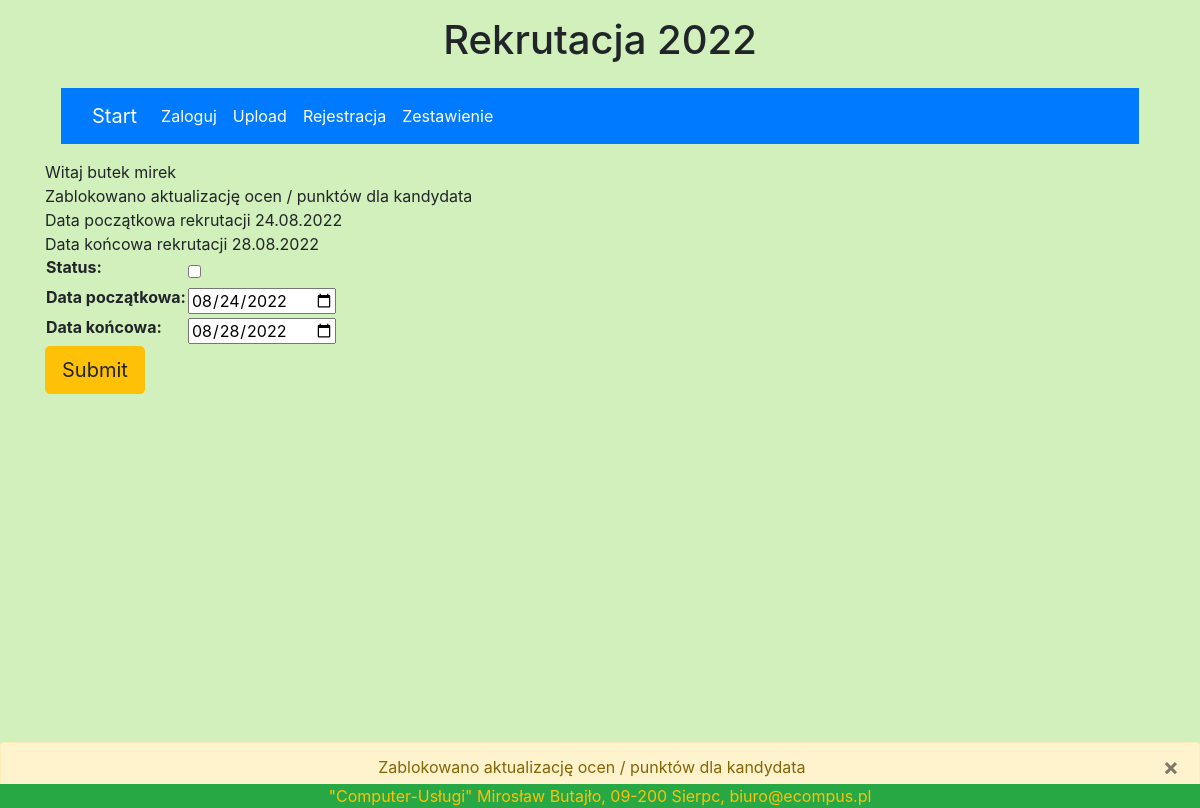
The page /zmienstatus/ (signed in) on the database as committed earlier.
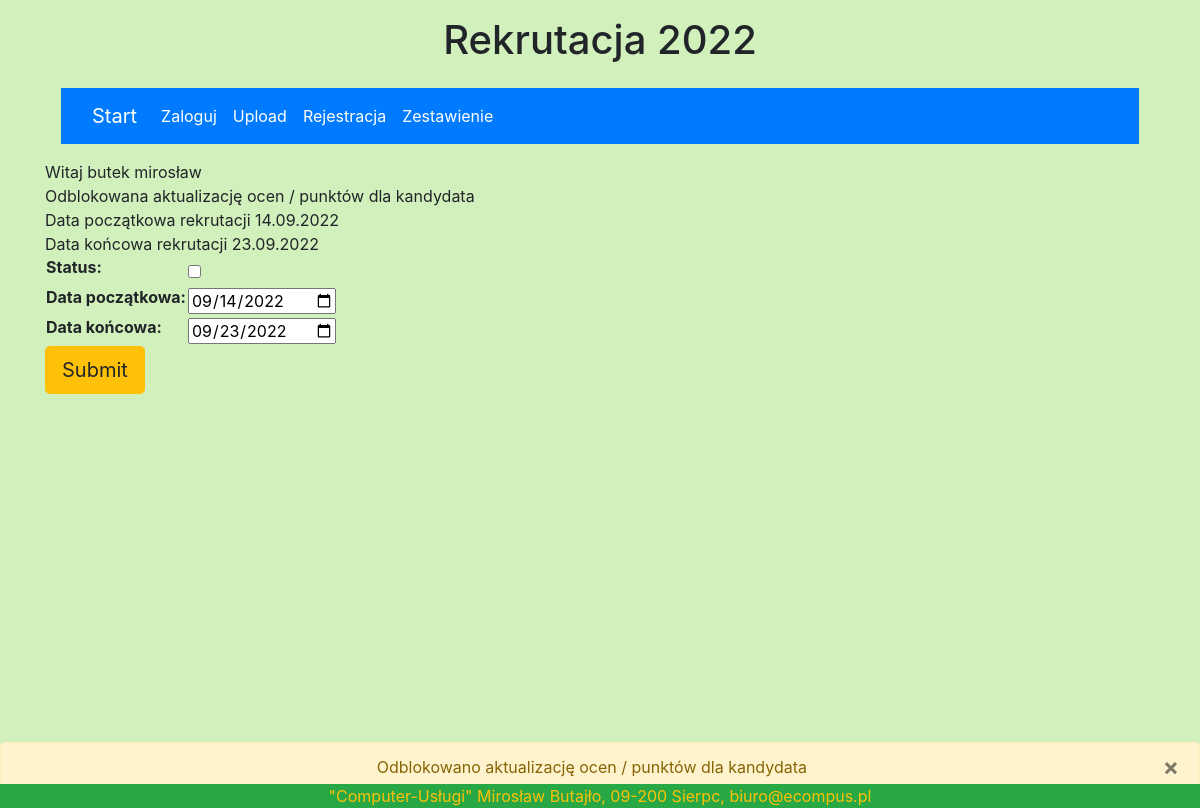
The same page on the database as committed later.
### licznik/models.py (models this page shows, shortened)
class User(AbstractUser):
    username = models.CharField(max_length=30, unique=True, verbose_name='Nazwa użytkownika',
                                help_text='Unikalna nazwa')
    first_name = models.CharField(max_length=200, help_text='Wymagany', verbose_name='Imię')
    second_name = models.CharField(null=True, blank=True, max_length=10, help_text='Opcja', verbose_name='Drugie imię ')
    last_name = models.CharField(max_length=200, help_text='Wymagany', verbose_name='Nazwisko')
    pesel = models.CharField(max_length=11, unique=True, validators=[
        MinLengthValidator(11), MaxLengthValidator(11), f_pesel], help_text='Wymagany')
    email = models.EmailField('email adress', unique=True, help_text='Wymagany')
    REQUIRED_FIELDS = ['pesel','first_name','email']
    def __str__(self):
        return f'{str(self.last_name)} {str(self.first_name)}'

class Status(models.Model):
    datastart = models.DateField(default=date.today, verbose_name='Data początkowa')
    dataend = models.DateField(default=date.today, verbose_name='Data końcowa')
    status = models.BooleanField(default=False, verbose_name='status')

### licznik/views.py (the view)
# urls.py: path('zmienstatus/', views.zmienstatus, name="zmienstatus-page"),
@login_required(login_url='/accounts/login')
def zmienstatus(request):
    if Status.objects.all().count() == 0 or None:
        if request.method == 'POST':
            form = StatusForm(request.POST or None)
            if form.is_valid():
                stat = Status(status=form.cleaned_data['status'],datastart=form.cleaned_data['datastart'],dataend=form.cleaned_data['dataend'])
                stat.save()
                statobj = Status.objects.all().first()
                checkstat = statobj.status
                datestart = statobj.datastart
                dateend = statobj.dataend
                datecurrent = datetime.date.today()
                if datecurrent > dateend or datecurrent < datestart:
                    statusdate = False
                else:
                    statusdate = True
                if checkstat or not statusdate:
                    messages.warning(request, 'Zablokowano aktualizację ocen / punktów dla kandydata')
                    message='Zablokowano aktualizację ocen / punktów dla kandydata'
                else:
                    message = 'Odblokowana aktualizację ocen / punktów dla kandydata'
                    messages.warning(request, 'Odblokowana aktualizację ocen / punktów dla kandydata')
                return render(request, 'zmienstatus.html', {'form':form, 'datestart':datestart, 'dateend':dateend,'message':message})
        else:
            form = StatusForm(None)
            comment = 'Dat nie ustalono'
            return render(request, 'zmienstatus1.html', {'form':form, 'comment':comment})
    else:
        statobj = Status.objects.all().first()
        initial_dict = {
            "datastart": statobj.datastart,
            "dataend": statobj.dataend,
            "status": statobj.status,
        }
        if request.method == 'POST':
            form = StatusForm(request.POST or None)
            if form.is_valid():
                stat = Status(id=statobj.id, status=form.cleaned_data['status'], datastart=form.cleaned_data['datastart'],
                              dataend=form.cleaned_data['dataend'])
                stat.save()
                statobj = Status.objects.all().first()
                checkstat = statobj.status
                datestart = statobj.datastart
                dateend = statobj.dataend
                datecurrent = datetime.date.today()
                if datecurrent > dateend or datecurrent < datestart:
                    statusdate = False
                else:
                    statusdate = True
                if checkstat or not statusdate:
                    comment = 'Zablokowano aktualizację ocen / punktów dla kandydata'
                    messages.warning(request, 'Zablokowano aktualizację ocen / punktów dla kandydata')
                    return render(request, 'zmienstatus.html',{'form': form, 'datestart': datestart, 'dateend': dateend,'comment': comment})
                else:
                    comment = 'Odblokowana aktualizację ocen / punktów dla kandydata'
                    messages.warning(request, 'Odblokowani aktualizację ocen / punktów dla kandydata')
                    return render(request, 'zmienstatus.html',{'form': form, 'datestart': datestart, 'dateend': dateend,'comment': comment})
        else:
            form = StatusForm(instance=statobj)
            statobj = Status.objects.all().first()
            checkstat = statobj.status
            datestart = statobj.datastart
            dateend = statobj.dataend
            datecurrent = datetime.date.today()
            if datecurrent > dateend or datecurrent < datestart:
                statusdate = False
            else:
                statusdate = True
            if checkstat or not statusdate:
                comment = 'Zablokowano aktualizację ocen / punktów dla kandydata'
                messages.warning(request, 'Zablokowano aktualizację ocen / punktów dla kandydata')
                return render(request, 'zmienstatus.html',{'form': form, 'datestart': datestart, 'dateend': dateend,'comment': comment})
            else:
                comment = 'Odblokowana aktualizację ocen / punktów dla kandydata'
                messages.warning(request, 'Odblokowano aktualizację ocen / punktów dla kandydata')
                return render(request, 'zmienstatus.html', {'form': form, 'datestart': datestart, 'dateend': dateend,'comment': comment})

### licznik/forms.py
class StatusForm(forms.ModelForm):
    class Meta:
        model = Status
        fields = ['status', 'datastart','dataend']
        widgets = {
            'datastart': DateInput(attrs={'type': 'date', 'value':datetime.datetime.today().strftime("%d-%m-%Y")}),
            'dataend': DateInput(attrs={'type': 'date'})
        }

### licznik/templates/zmienstatus.html (shortened to what this page needs)
{% extends 'base.html' %}
{% block content %}
Witaj {{ user }}<br>
{{ comment }}<br>
Data początkowa rekrutacji {{ datestart }}<br>
Data końcowa rekrutacji {{ dateend }}<br>
<form  method = 'POST' enctype="multipart/form-data">
        <table>
            {{ form.as_table }}
        </table>
        <button type="submit" class="btn btn-lg btn-warning">Submit</button>
    </form>
{% if messages %}
   {% for message in messages %}
            <div class="container-fluid p-0">
              <div class="alert alert-warning {{ message.tags }} fixed-bottom text-center " role="alert" >
                <button type="button" class="close" data-dismiss="alert" aria-label="Close">
                  <span aria-hidden="true">×</span>
                </button>
                {{ message }}
              </div>
            </div>
        {% endfor %}
{% endif %}
{% endblock %}

### accounts/templates/base.html (shortened to what this page needs)
{% load static %}
{% load bootstrap4 %}
{% bootstrap_css %}
<html lang="pl" xmlns="http://www.w3.org/1999/html">
<head>
<link rel="stylesheet" href="https://maxcdn.bootstrapcdn.com/bootstrap/4.0.0-beta.3/css/bootstrap.min.css">
<link rel="stylesheet" type="text/css" href="{% static 'style.css' %}">
</head>
 <body class="d-flex flex-column min-vh-100 p-3 mb-2  bgpage ">
  <div class="container"><h1 align="center">  Rekrutacja 2022</h1>
    <header class="p-3 .bg-success">
        <div class=".bg-success">
              <nav class="navbar navbar-expand-lg navbar-dark bg-primary">
               <div class="container-fluid">
                    <a class="navbar-brand" href="/">Start</a>
                <div class="collapse navbar-collapse" id="navbarNavDropdown">
                    <ul class="navbar-nav">
                        <li class="nav-item">
                          <a class="nav-link active" aria-current="page" href="/admin/">Zaloguj</a>
                        </li>
                        <li class="nav-item">
                          <a class="nav-link active" aria-current="page" href="/uploadfile/">Upload</a>
                        </li>
                        <li class="nav-item">
                          <a class="nav-link active" aria-current="page" href="/accounts/signup/">Rejestracja</a>
                        </li>
                         <li class="nav-item">
                          <a class="nav-link active" aria-current="page" href="/zestawienie/">Zestawienie</a>
                        </li>
                      </ul>
                </div>
  </div>
</nav>
 </div>
          </header>
{% block content %}
{% endblock %}
    <br>
    <div class="footer fixed-bottom text-warning bg-success text-center">
        <footer >"Computer-Usługi" Mirosław Butajło, 09-200 Sierpc, biuro@ecompus.pl </footer>
    </div>
  </div>
  </body>
</html>

### licznik/static/style.css (style rules this page uses)
.bgpage { background-color: #d1f0bb; }

Rows that differ between the two databases and show on the page:
changed User: last_name+first_name "butek mirek" → "butek mirosław"
changed Status: datastart "24.08.2022" → "14.09.2022"; dataend "28.08.2022" → "23.09.2022"
Other text that changed with them:
{{ comment }}: "Zablokowano aktualizację ocen / punktów dla kandydata" → "Odblokowana aktualizację ocen / punktów dla kandydata"
form field datastart: "08/24/2022" → "09/14/2022"
form field dataend: "08/28/2022" → "09/23/2022"
new list line: "× Odblokowano aktualizację ocen / punktów dla kandydata"
list line gone: "× Zablokowano aktualizację ocen / punktów dla kandydata"
